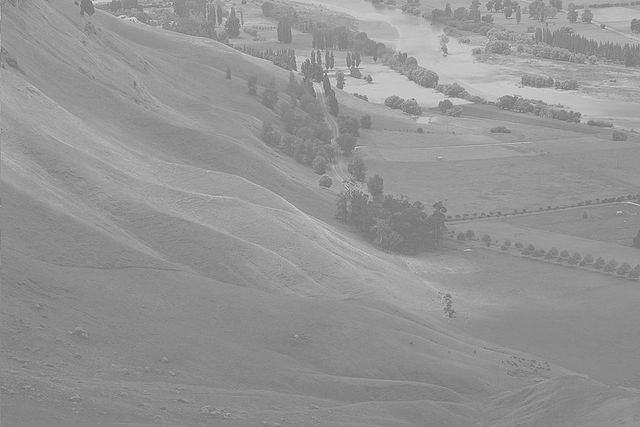
#> input picture open-cv/histogram/histogram.jpg, 640 x 427 px
$ python histogram_equalization.py
#> lines starting #> are read from the running program, lines starting #| are printed output that depends on the picture
import numpy as np
import cv2 as cv
from matplotlib import pyplot as plt

img = cv.imread('histogram.jpg',0)
#> img is the input picture: shape (427, 640); min 104, max 230, mean 148
equ = cv.equalizeHist(img)
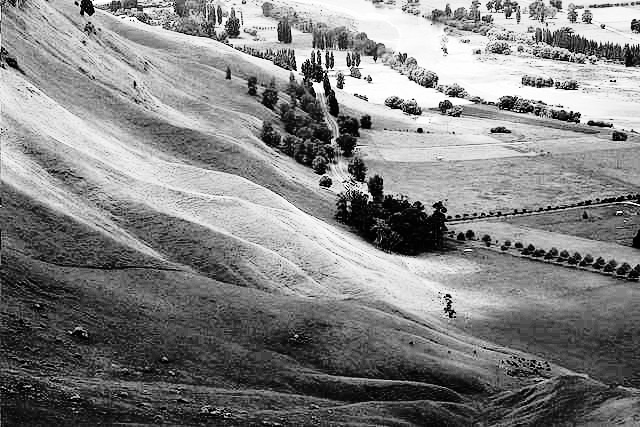
#> equ: shape (427, 640); min 0, max 255, mean 130.5
res = np.hstack((img, equ))
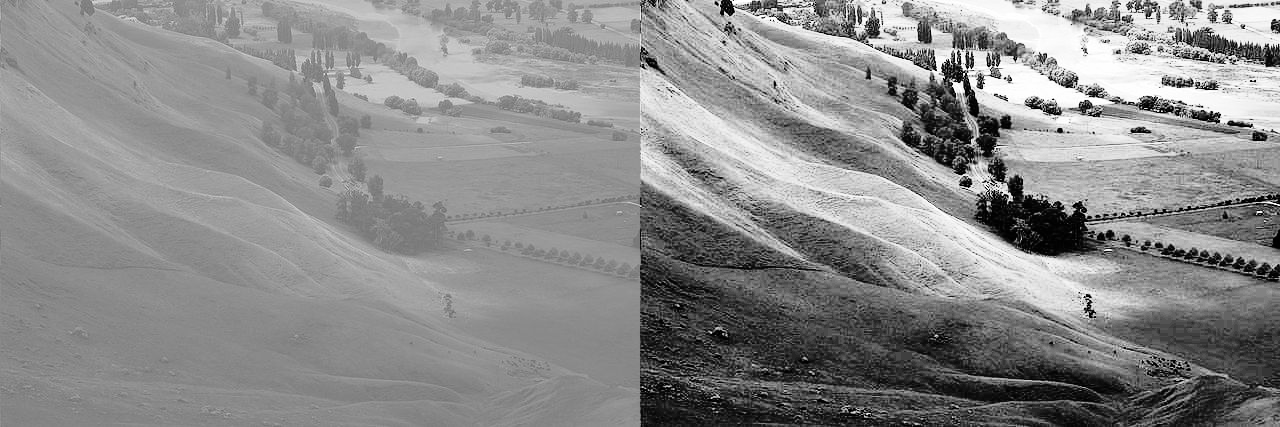
#> res: shape (427, 1280); min 0, max 255, mean 139.2
cv.imwrite('global.png', res)

clahe = cv.createCLAHE(clipLimit=2.0, tileGridSize=(8,8))
cl1 = clahe.apply(img)
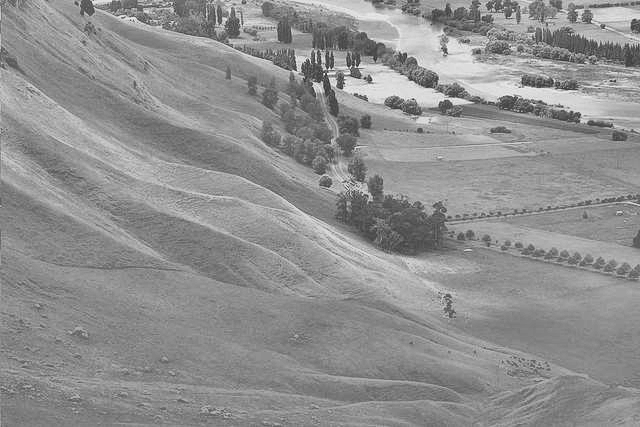
#> cl1: shape (427, 640); min 45, max 245, mean 143.4

cv.imwrite('clahe.png', cl1)
